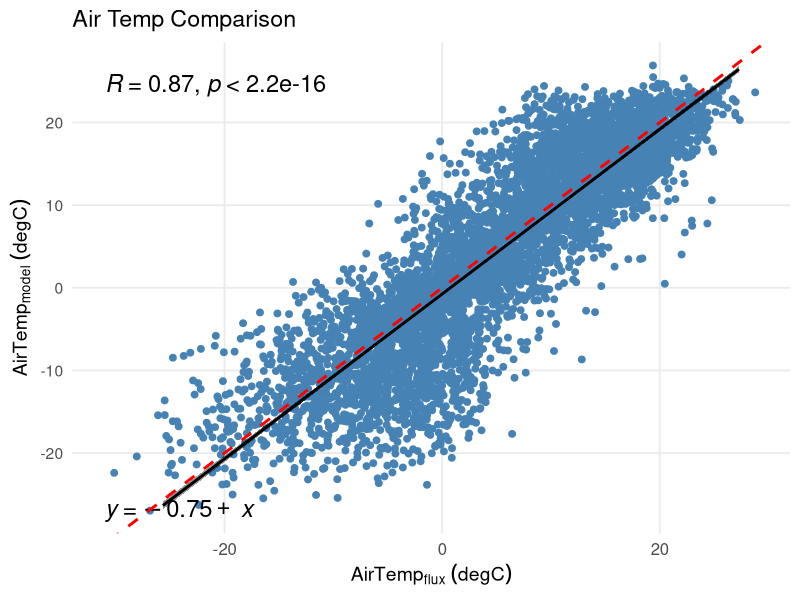
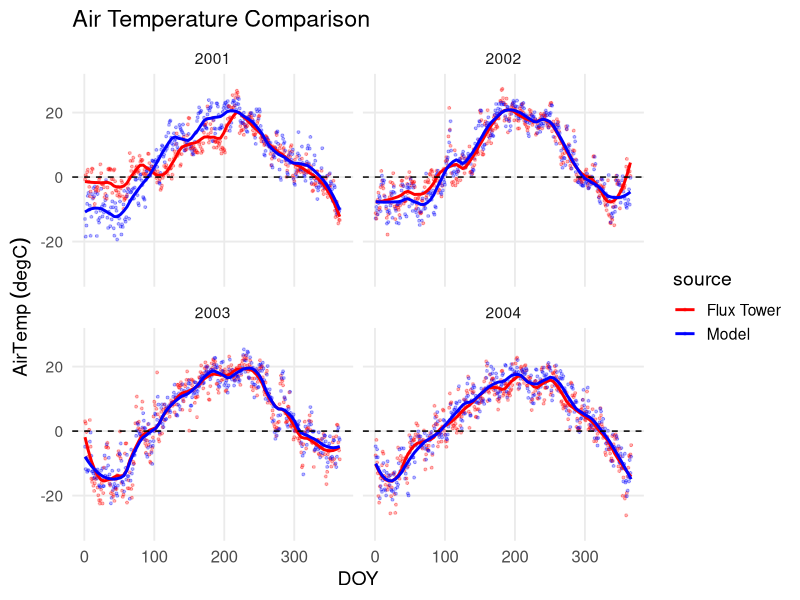
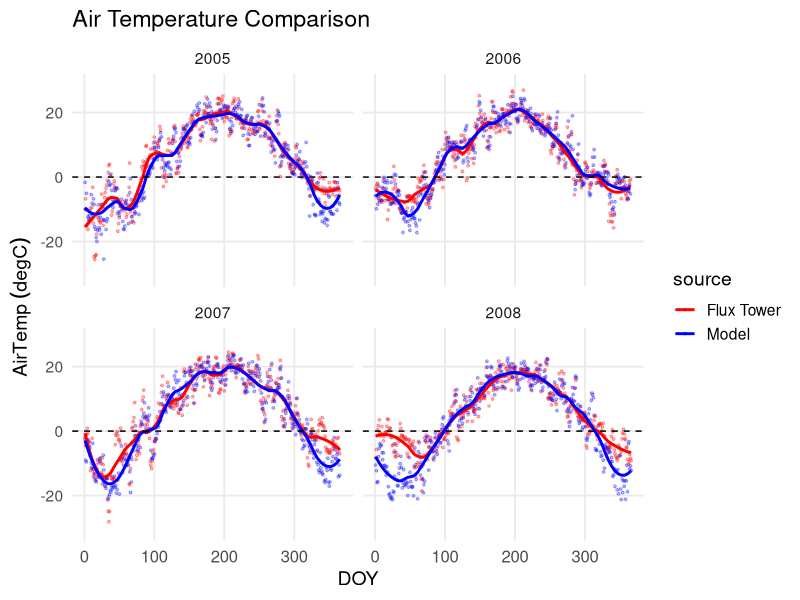
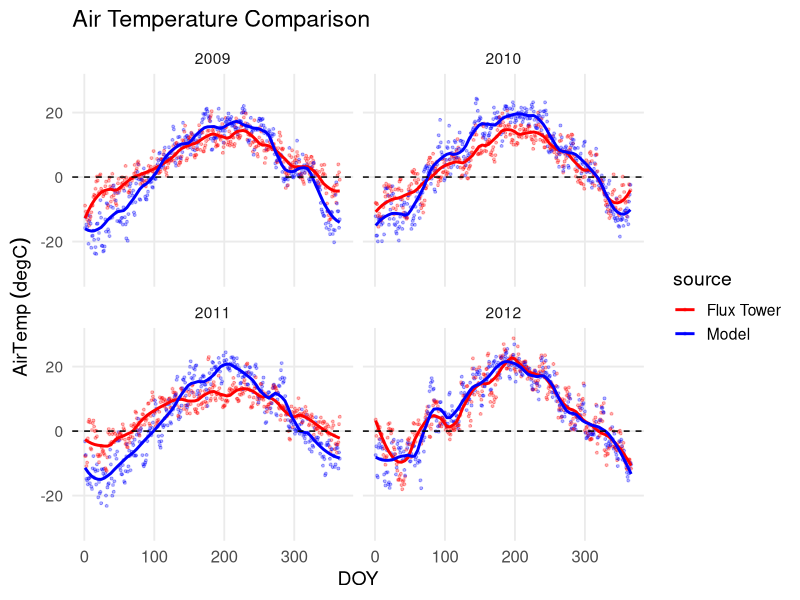
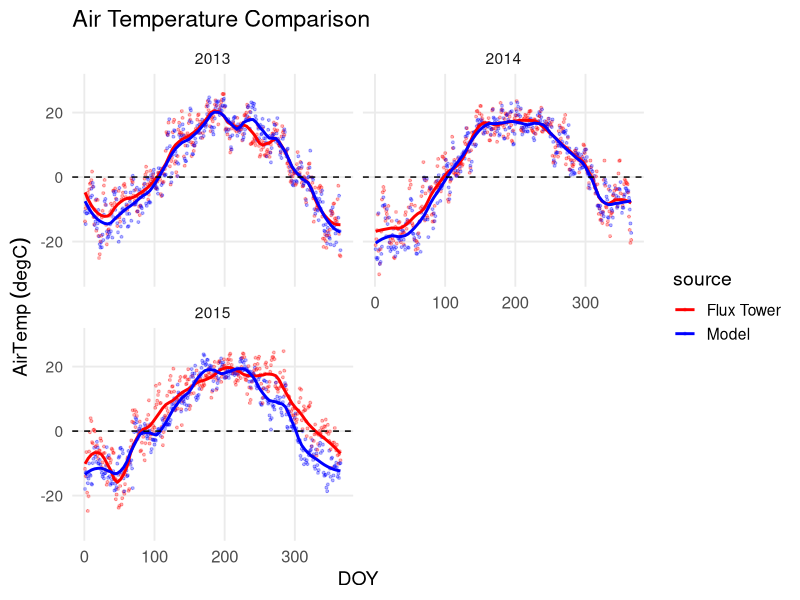
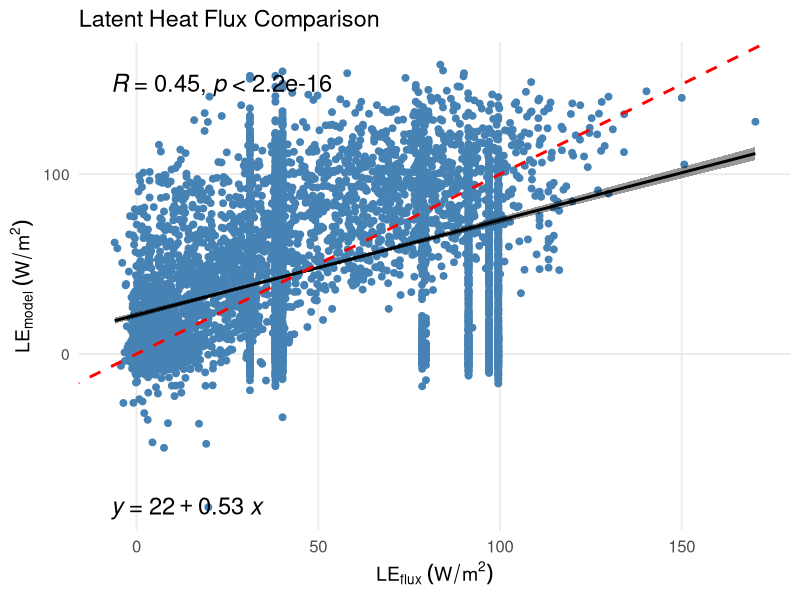
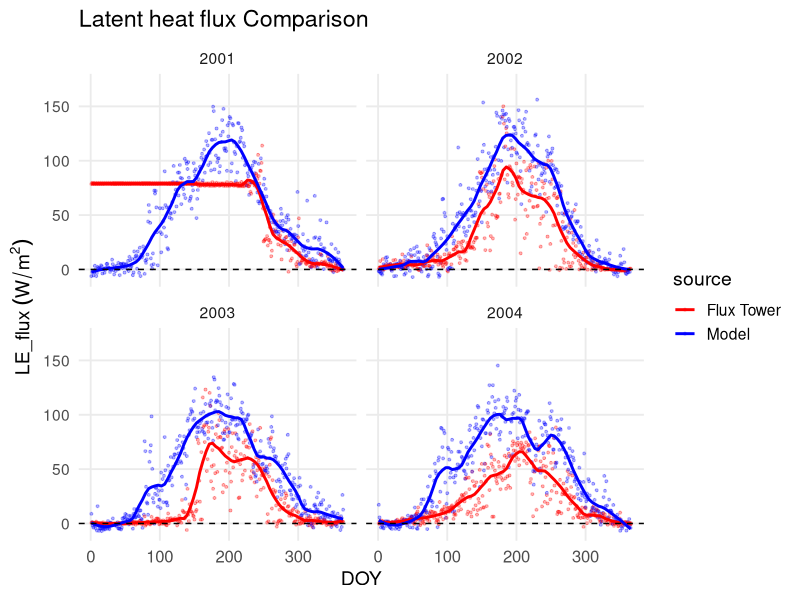
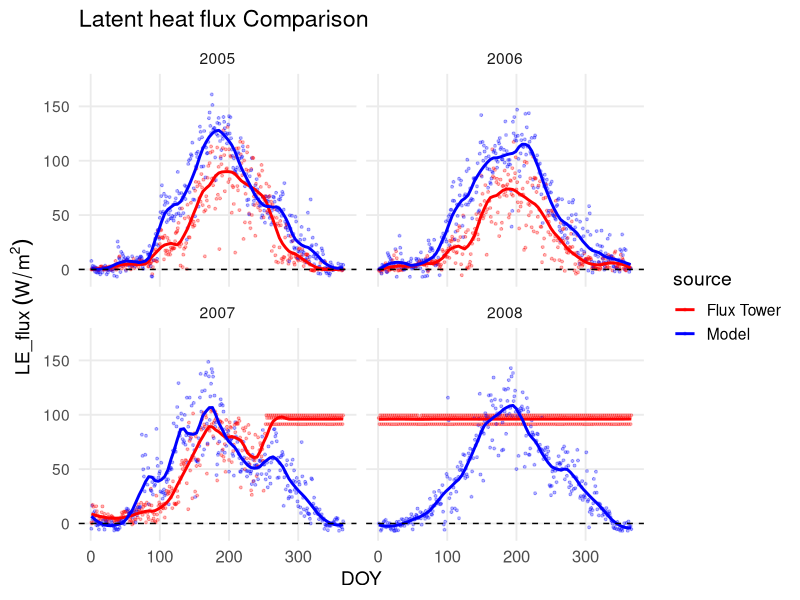

R code for these plots, in order:
## ---- chunk 1
knitr::opts_chunk$set(echo = TRUE)
library(dplyr)
library(lubridate)
library(data.table)
library(ggplot2)
library(ggpubr)
library(tidyverse)
library (rlang)
library(ncdf4) # to read nc data
library(RColorBrewer)

my_theme <- theme_minimal(base_size = 14) +
  theme(
    axis.text.x = element_text(size = 12),
    # panel.grid.major = element_blank(),
    panel.grid.minor = element_blank(),
    panel.background = element_rect(fill = "white", color = "white"),
    plot.background = element_rect(fill = "white", color = "white")
  )
## ---- chunk 2
# change to the ID of your study site here (US_Syv, US_Ha1, US_ARM, or Br_Sa1)
site_name <- "US_Syv" 
 
 
# read combined flux data and model output based on your site ID
df.combined <- read.csv ("tutorial3_US_Syv.csv")
## ---- chunk 3
# ===== USER INPUT SECTION ====================================================
flux_var <- "TA_F"     # Flux variable name
model_var <- "TSA"     # Model variable name
convert_model_units <- function(x) x - 273.15  # Set equation if needed

selected_years <- list(2001:2015) #change years to plot; it can handle several batches (ex: list(2001:2005, 2010:20015))

compare_name <- "Air Temperature"   # variable being compared
flux_label <- expression(AirTemp[flux]~(degC)) #change label name and units as needed
model_label <- expression(AirTemp[model]~(degC)) #change label name and units as needed
plot_title <- "Air Temp Comparison" #change plot title as needed
time_series_label <- expression(AirTemp~(degC)) # change label name and units as needed


# =============================================================================

## ---- chunk 4
year_range <- unlist(selected_years)

# ==== Derived comparison columns ====
flux_col <- paste0(compare_name, "_flux")
model_col <- paste0(compare_name, "_model")

df.combined_new <- df.combined %>%
  mutate(
    !!flux_col := .data[[flux_var]],
    !!model_col := convert_model_units(.data[[model_var]])
  ) %>%
  filter(year.x %in% year_range)

# ==== Dynamic axis limits for scatter plot ====
x_vals <- df.combined_new[[flux_var]]
y_vals <- convert_model_units(df.combined_new[[model_var]])
x_limits <- c(floor(min(x_vals, na.rm = TRUE)), ceiling(max(x_vals, na.rm = TRUE)))
y_limits <- c(floor(min(y_vals, na.rm = TRUE)), ceiling(max(y_vals, na.rm = TRUE)))

# ==== X-Y SCATTER PLOT ====
ggscatter(
  data = df.combined_new,
  x = flux_col,
  y = model_col,
  color = "steelblue",
  add = "reg.line",
  add.params = list(color = "black", size = 1),
  conf.int = TRUE,
  cor.coef = TRUE,
  cor.coeff.args = list(size = 6),
  label.x = x_limits[1],
  label.y = y_limits[2],
  title = plot_title,
  ggtheme = theme_pubr()
) +
  stat_regline_equation(
    aes(label = ..eq.label..),
    label.x = x_limits[1] ,  
    label.y = y_limits[1], 
    size = 6
  ) +
  geom_abline(slope = 1, intercept = 0, color = "red", linetype = "dashed", size = 1) +
  xlim(x_limits) + ylim(y_limits) +
  xlab(flux_label) + ylab(model_label) +
  my_theme



# ==== TIME SERIES PLOT ====
# Pivot to long format
df_long <- df.combined_new %>%
  pivot_longer(
    cols = all_of(c(flux_col, model_col)),
    names_to = "source",
    values_to = compare_name
  ) %>%
  filter(year.x %in% year_range)

# ==== Dynamic axis limits for scatter plot ====
y_vals <- df.combined_new[[flux_var]]
y_limits <- c(floor(min(y_vals, na.rm = TRUE)), ceiling(max(y_vals, na.rm = TRUE)))


all_years <- sort(unique(df_long$year.x))
for (i in seq(1, length(all_years), by = 4)) {
  years_to_plot <- all_years[i:min(i+3, length(all_years))]
  df_subset <- df_long %>% filter(year.x %in% years_to_plot)

  p <- ggplot(df_subset, aes(x = doy.x, y = .data[[compare_name]], color = source)) +
    geom_point(alpha = 0.3, size = 0.7) +
    geom_smooth(se = FALSE, method = "loess", span = 0.2) +
    geom_hline(yintercept = 0, linetype = "dashed") +
    facet_wrap(~ year.x, ncol = 2) +
    xlab("DOY") +
    ylab(time_series_label) +
    scale_color_manual(
      values = setNames(c("red", "blue"), c(flux_col, model_col)),
      labels = c("Flux Tower", "Model")
    ) +
   ylim(y_limits) +
    labs(title = paste0(compare_name, " Comparison")) +
    my_theme

  print(p)  # or ggsave() to save each plot
}

## ---- chunk 5
# ===== USER INPUT SECTION ====================================================
flux_var <- "LE_F_MDS"     # Flux variable name
model_var <- "EFLX_LH_TOT"     # Model variable name
convert_model_units <- function(x) x  # Set equation if needed

selected_years <- list(2001:2015) #change years to plot; it can handle several batches (ex: list(2001:2005, 2010:20015))

compare_name <- "Latent heat flux"   # variable being compared
flux_label <- expression(LE[flux]~(W/m^2)) #change label name and units as needed
model_label <- expression(LE[model]~(W/m^2)) #change label name and units as needed
plot_title <- "Latent Heat Flux Comparison" #change plot title as needed
time_series_label <- expression(LE_flux~(W/m^2)) # change label name and units as needed


# =============================================================================

## ---- chunk 6
year_range <- unlist(selected_years)

# ==== Derived comparison columns ====
flux_col <- paste0(compare_name, "_flux")
model_col <- paste0(compare_name, "_model")

df.combined_new <- df.combined %>%
  mutate(
    !!flux_col := .data[[flux_var]],
    !!model_col := convert_model_units(.data[[model_var]])
  ) %>%
  filter(year.x %in% year_range)

# ==== Dynamic axis limits for scatter plot ====
x_vals <- df.combined_new[[flux_var]]
y_vals <- convert_model_units(df.combined_new[[model_var]])
x_limits <- c(floor(min(x_vals, na.rm = TRUE)), ceiling(max(x_vals, na.rm = TRUE)))
y_limits <- c(floor(min(y_vals, na.rm = TRUE)), ceiling(max(y_vals, na.rm = TRUE)))

# ==== X-Y SCATTER PLOT ====
ggscatter(
  data = df.combined_new,
  x = flux_col,
  y = model_col,
  color = "steelblue",
  add = "reg.line",
  add.params = list(color = "black", size = 1),
  conf.int = TRUE,
  cor.coef = TRUE,
  cor.coeff.args = list(size = 6),
  label.x = x_limits[1],
  label.y = y_limits[2],
  title = plot_title,
  ggtheme = theme_pubr()
) +
  stat_regline_equation(
    aes(label = ..eq.label..),
    label.x = x_limits[1] ,  
    label.y = y_limits[1], 
    size = 6
  ) +
  geom_abline(slope = 1, intercept = 0, color = "red", linetype = "dashed", size = 1) +
  xlim(x_limits) + ylim(y_limits) +
  xlab(flux_label) + ylab(model_label) +
  my_theme



# ==== TIME SERIES PLOT ====
# Pivot to long format
df_long <- df.combined_new %>%
  pivot_longer(
    cols = all_of(c(flux_col, model_col)),
    names_to = "source",
    values_to = compare_name
  ) %>%
  filter(year.x %in% year_range)

# ==== Dynamic axis limits for scatter plot ====
y_vals <- df.combined_new[[flux_var]]
y_limits <- c(floor(min(y_vals, na.rm = TRUE)), ceiling(max(y_vals, na.rm = TRUE)))


all_years <- sort(unique(df_long$year.x))
for (i in seq(1, length(all_years), by = 4)) {
  years_to_plot <- all_years[i:min(i+3, length(all_years))]
  df_subset <- df_long %>% filter(year.x %in% years_to_plot)

  p <- ggplot(df_subset, aes(x = doy.x, y = .data[[compare_name]], color = source)) +
    geom_point(alpha = 0.3, size = 0.7) +
    geom_smooth(se = FALSE, method = "loess", span = 0.2) +
    geom_hline(yintercept = 0, linetype = "dashed") +
    facet_wrap(~ year.x, ncol = 2) +
    xlab("DOY") +
    ylab(time_series_label) +
    scale_color_manual(
      values = setNames(c("red", "blue"), c(flux_col, model_col)),
      labels = c("Flux Tower", "Model")
    ) +
   ylim(y_limits) +
    labs(title = paste0(compare_name, " Comparison")) +
    my_theme

  print(p)  # or ggsave() to save each plot
}

## ---- chunk 7
# ===== USER INPUT SECTION ====================================================
flux_var <- "NEE_VUT_REF"     # Flux variable name
model_var <- "NEE"     # Model variable name
convert_model_units <- function(x) x * 86400 # Set equation if needed

selected_years <- list(2001:2015) #change years to plot; it can handle several batches (ex: list(2001:2005, 2010:20015))

compare_name <- "Net Ecosystem Exchange"   # variable being compared
flux_label <- expression(NEE[flux]~(gC/m^2/day)) #change label name and units as needed
model_label <- expression(NEE[model]~(gC/m^2/day)) #change label name and units as needed
plot_title <- "NEE Comparison" #change plot title as needed
time_series_label <- expression(NEE~(gC/m^2/day)) # change label name and units as needed


# =============================================================================
## ---- chunk 8

year_range <- unlist(selected_years)

# ==== Derived comparison columns ====
flux_col <- paste0(compare_name, "_flux")
model_col <- paste0(compare_name, "_model")

df.combined_new <- df.combined %>%
  mutate(
    !!flux_col := .data[[flux_var]],
    !!model_col := convert_model_units(.data[[model_var]])
  ) %>%
  filter(year.x %in% year_range)

# ==== Dynamic axis limits for scatter plot ====
x_vals <- df.combined_new[[flux_var]]
y_vals <- convert_model_units(df.combined_new[[model_var]])
x_limits <- c(floor(min(x_vals, na.rm = TRUE)), ceiling(max(x_vals, na.rm = TRUE)))
y_limits <- c(floor(min(y_vals, na.rm = TRUE)), ceiling(max(y_vals, na.rm = TRUE)))

# ==== X-Y SCATTER PLOT ====
ggscatter(
  data = df.combined_new,
  x = flux_col,
  y = model_col,
  color = "steelblue",
  add = "reg.line",
  add.params = list(color = "black", size = 1),
  conf.int = TRUE,
  cor.coef = TRUE,
  cor.coeff.args = list(size = 6),
  label.x = x_limits[1],
  label.y = y_limits[2],
  title = plot_title,
  ggtheme = theme_pubr()
) +
  stat_regline_equation(
    aes(label = ..eq.label..),
    label.x = x_limits[1] ,  
    label.y = y_limits[1], 
    size = 6
  ) +
  geom_abline(slope = 1, intercept = 0, color = "red", linetype = "dashed", size = 1) +
  xlim(x_limits) + ylim(y_limits) +
  xlab(flux_label) + ylab(model_label) +
  my_theme



# ==== TIME SERIES PLOT ====
# Pivot to long format
df_long <- df.combined_new %>%
  pivot_longer(
    cols = all_of(c(flux_col, model_col)),
    names_to = "source",
    values_to = compare_name
  ) %>%
  filter(year.x %in% year_range)

# ==== Dynamic axis limits for scatter plot ====
y_vals <- df.combined_new[[flux_var]]
y_limits <- c(floor(min(y_vals, na.rm = TRUE)), ceiling(max(y_vals, na.rm = TRUE)))


all_years <- sort(unique(df_long$year.x))
for (i in seq(1, length(all_years), by = 4)) {
  years_to_plot <- all_years[i:min(i+3, length(all_years))]
  df_subset <- df_long %>% filter(year.x %in% years_to_plot)

  p <- ggplot(df_subset, aes(x = doy.x, y = .data[[compare_name]], color = source)) +
    geom_point(alpha = 0.3, size = 0.7) +
    geom_smooth(se = FALSE, method = "loess", span = 0.2) +
    geom_hline(yintercept = 0, linetype = "dashed") +
    facet_wrap(~ year.x, ncol = 2) +
    xlab("DOY") +
    ylab(time_series_label) +
    scale_color_manual(
      values = setNames(c("red", "blue"), c(flux_col, model_col)),
      labels = c("Flux", "Model")
    ) +
   ylim(y_limits) +
    labs(title = paste0(compare_name, " Comparison")) +
    my_theme

  print(p)  # or ggsave() to save each plot
}

## Cumulative Fluxes
df.cumulative <- df.combined_new %>%
  arrange(TIMESTAMP) %>%
  mutate(
    cum_flux = cumsum(replace_na(.data[[flux_col]], 0)),
    cum_model = cumsum(replace_na(.data[[model_col]], 0))
  )


# Create cumulative sum data
df_cumsum <- df.combined_new %>%
  select(TIMESTAMP, year.x, doy.x, all_of(c(flux_col, model_col))) %>%
  pivot_longer(
    cols = all_of(c(flux_col, model_col)),
    names_to = "source",
    values_to = "value"
  ) %>%
  group_by(year.x, source) %>%
  arrange(doy.x, .by_group = TRUE) %>%
  mutate(cumulative_value = cumsum(replace_na(value, 0))) %>%
  ungroup()

# Plot cumulative sum for all years
ggplot(df.cumulative, aes(x = TIMESTAMP)) +
  geom_line(aes(y = cum_flux, color = "Flux Tower")) +
  geom_line(aes(y = cum_model, color = "Model")) +
  labs(
    title = paste0("Cumulative ", compare_name),
    x = "Date",
    y = expression(gC/m^2),
    color = "Source"
  ) +
  scale_color_manual(values = c("Flux Tower" = "red", "Model" = "blue")) +
  my_theme


# Cumulative sum plot in chunks of 4 years
for (i in seq(1, length(all_years), by = 4)) {
  years_to_plot <- all_years[i:min(i+3, length(all_years))]
  df_subset <- df_cumsum %>% filter(year.x %in% years_to_plot)

  p_cumsum <- ggplot(df_subset, aes(x = doy.x, y = cumulative_value, color = source)) +
    geom_line(size = 1) +
    facet_wrap(~ year.x, ncol = 2) +
    xlab("DOY") +
    ylab(expression(gC/m^2)) +
    scale_color_manual(
      values = setNames(c("red", "blue"), c(flux_col, model_col)),
      labels = c("Flux Tower", "Model")
    ) +
    labs(title = paste0("Cumulative ", compare_name, " Comparison")) +
    my_theme

  print(p_cumsum)
}

## ---- chunk 9
# ===== USER INPUT SECTION ====================================================
nee_flux <- "NEE_VUT_REF"    
nee_model <- "NEE"    
nee <- "NEE"   
gpp_flux <- "GPP_NT_VUT_REF"
gpp_model <- "GPP" 
reco_flux <- "RECO_NT_VUT_REF"
reco_model <- "ER" 

selected_years <- list(2001:2015) #change years to plot; it can handle several batches (ex: list(2001:2005, 2010:20015))
# =============================================================================

## ---- chunk 10
year_range <- unlist(selected_years)


df.combined_eval <- df.combined %>%
  mutate(
    # Apply actual values from variables
    NEE_flux = .data[[nee_flux]],
    NEE_model = .data[[nee_model]] * 86400,  # Convert from µmol/m²/s to gC/m²/day
    
    GPP_flux = .data[[gpp_flux]],
    GPP_model = .data[[gpp_model]] * 86400,  # Unit conversion if needed
    
    Reco_flux = .data[[reco_flux]],
    Reco_model = .data[[reco_model]] * 86400
  ) %>%
  filter(year.x %in% year_range)


variables_compare <- c("year.x", "month.x", "date.x", "doy.x", "TIMESTAMP", "NEE_flux", "NEE_model",
                       "GPP_flux", "GPP_model", "Reco_flux", "Reco_model")
setDT(df.combined_eval)  # convert in-place
df.combined_sub = df.combined_eval[, ..variables_compare]

#replace negative tower GPP values w/NA for now
df.combined_sub$GPP_flux[df.combined_sub$GPP_flux < 0] <- NA


df.combined_sub <- df.combined_sub %>%
  pivot_longer(cols = c(NEE_flux, NEE_model, GPP_flux, GPP_model, Reco_flux, Reco_model),
             names_to = "variable",
             values_to = "value")

df.combined_sub <- df.combined_sub %>%
  mutate(data_type = case_when(variable == "NEE_flux" ~ "Tower",
                               variable == "NEE_model" ~ "Model",
                               variable == "GPP_flux" ~ "Tower",
                               variable == "GPP_model" ~ "Model",
                               variable == "Reco_flux" ~ "Tower",
                               variable == "Reco_model" ~ "Model"))

df.combined_sub <- df.combined_sub %>%
  mutate(flux_type = case_when(variable == "NEE_flux" ~ "NEE",
                               variable == "NEE_model" ~ "NEE",
                               variable == "GPP_flux" ~ "GPP",
                               variable == "GPP_model" ~ "GPP",
                               variable == "Reco_flux" ~ "Reco",
                               variable == "Reco_model" ~ "Reco"))

df.combined_sub$site_name <- site_name

## filter data

 #filtering out dates where there isn't tower data available for comparison
# Identify dates where Tower data is missing for each flux_type
missing_dates <- df.combined_sub %>%
  filter(data_type == "Tower") %>%
  filter(is.na(value)) %>%
  select(date.x, flux_type)

# Remove all rows for those dates and flux_type combos
df.combined_sub <- df.combined_sub %>%
  anti_join(missing_dates, by = c("date.x", "flux_type"))

## compute interannual and overall metrics, then plot it

# Variables to evaluate
variable_list <- c("GPP", "NEE", "Reco")
all_metrics <- list()  # to store results

years_to_evaluate <- sort(unique(df.combined_sub$year.x))

for (variable_run in variable_list) {
  for (year_val in years_to_evaluate) {
  
  # Subset model and observation data
  model <- subset(df.combined_sub, data_type == "Model" & flux_type == variable_run & year.x == year_val)
  obs <- subset(df.combined_sub, data_type == "Tower" & flux_type == variable_run & year.x == year_val)

  
  # Skip if data is missing
    if (nrow(model) == 0 || nrow(obs) == 0 || all(is.na(model$value)) || all(is.na(obs$value))) next
    
  norm_sd <- sd(model$value, na.rm = TRUE) / sd(obs$value, na.rm = TRUE)
  
  # Correlation score -- tells us if the model gets the general temporal pattern right
  S_corr <- (1 + cor(model$value, obs$value, use = "complete.obs", method = "pearson")) / 2
  
  # Bias and bias score -- tells us if the model consistently over or underestimates
  bias <- model$value - obs$value #pointwise 
  # regular rmse
  rmse <- sqrt(mean((model$value - obs$value)^2, na.rm = TRUE)) 
  
  #nondimensionalize bias as a relative error, account for cases where you might be dividing by 0 b/c obs values could be 0
  e_bias <- ifelse(
    abs(obs$value) > 0,
    abs(model$value - obs$value) / abs(obs$value),
    NA)
  
  S_bias <- exp(-1 * e_bias)
  
  S_bias[!is.finite(S_bias)] <- NA
  
  domain_S_bias <- mean(S_bias, na.rm = TRUE)
  
  # RMSE and RMSE score -- tells us how well the amplitude and variability match (this approach controls for double-counting bias by using centralized rmse)
  #This implementation assumes no spatial structure (i.e., it’s a single grid cell or averaged across an area of interest). 
  #If you're computing this per grid cell in a spatial array, you'd apply it per column or group
  #This approach removes bias before computing RMSE, so the RMSE score focuses on variance differences rather than 
  #systematic offset, and so bias doesn't get essentially 'double counted' in the overall score
  #first need to centralize (remove mean) the timeseries
 
  model_anom <- model$value - mean(model$value, na.rm=T)
  obs_anom <- obs$value - mean(obs$value, na.rm=T)
  
  #then compute centralized rmse
  n <- length(obs_anom)
  
  crmse <- sqrt(mean((model_anom - obs_anom)^2, na.rm=T))
  
  #and compute centralized RMS of reference obs (crms)
  crms <- sqrt(mean(obs_anom^2, na.rm = TRUE))
  
  # calculate relative error
  e_rmse <- crmse / crms
  S_rmse <- exp(-1 * e_rmse)
  
  # Overall score
  S <- (domain_S_bias + 2 * S_rmse + S_corr) / 4

  # Skip if all metrics are NA
  if (is.na(S)) next
  
  # Summary metrics
  metric <- c("tower mean", "tower SD","model mean", "model SD", "SD norm.", "bias", "RMSE", 
              "correlation score", "bias score", "RMSE score", "overall score")
  
  model_scores <- c(mean(obs$value, na.rm = TRUE), sd(obs$value, na.rm = TRUE),
                      mean(model$value, na.rm = TRUE), sd(model$value, na.rm = TRUE),
                      norm_sd, mean(bias, na.rm = TRUE), rmse,
                      S_corr, domain_S_bias, S_rmse, S)
  
  
  score_df <- data.frame(site = site_name, year = year_val, variable = variable_run, metric = metric, value = model_scores)
  
  all_metrics[[paste0(variable_run, "_", year_val)]] <- score_df
  }
}
# Combine results from loop and create interannual metric table
metric_df <- do.call(rbind, all_metrics)
row.names(metric_df) <- NULL

print(metric_df) #check out the results!

# Calculate overall metric from yearly results
metric_summary <- metric_df %>%
  group_by(site, variable, metric) %>%
  summarise(
    value = mean(value, na.rm = TRUE),
    .groups = "drop"
  )

# plot interannual metrics
metric_df_sub <- subset(metric_df, metric %in% c("bias score", "correlation score", 
                                                 "RMSE score", "overall score"))

metric_df_sub$metric <- factor(metric_df_sub$metric, 
                               levels = c("bias score", "correlation score", 
                                          "RMSE score", "overall score"))

ggplot(metric_df_sub, aes(x = metric, y = factor(year), fill = value)) +
  geom_tile(color = "white") +
  geom_text(aes(label = sprintf("%.2f", value)), size = 3) +
  scale_fill_gradientn(colors = brewer.pal(n = 10, name = "Spectral"), limits = c(0, 1)) +
  facet_wrap(~ variable, scales = "free", ncol = 3) +
  my_theme +
  labs(title = "Flux vs Model Evaluation per Year",
       x = NULL, y = "Year") +
  theme(axis.text.x = element_text(angle = 45, hjust = 1))



#plot overall metric
scores <- c("bias score", "correlation score", "RMSE score", "overall score")

metric_summary_sub <- subset(metric_summary, metric %in% scores)

# Order metrics nicely
metric_summary_sub$metric <- factor(
  metric_summary_sub$metric,
  levels = c("bias score", "correlation score", "RMSE score", "overall score")
)

# Tile plot of mean scores across years
ggplot(metric_summary_sub, aes(x = metric, y = site, fill = value)) +
  geom_tile(color = "white") +
  geom_text(aes(label = sprintf("%.2f", value)), size = 5, angle = 90) +
  scale_fill_gradientn(colors = brewer.pal(n = 10, name = "Spectral"), limit = c(0, 1), name = "Score") +
  facet_wrap(~ variable, scales = "free", ncol = 3) +
  my_theme +
  labs(title = "Flux vs Model Evaluation Across All Years",
       x = NULL, y = NULL) +
  theme(axis.text.x = element_text(angle = 45, hjust = 1))



#plot_save <- "model_scoring_GPP_NEE.png"
#ggsave(filename = plot_save, dpi = 500)

## ---- chunk 11
# Variables to evaluate
variable_list <- c("GPP", "NEE", "Reco")
all_monthly_metrics <- list()  # to store results

months_to_evaluate <- sort(unique(df.combined_sub$month.x))

for (variable_run in variable_list) {
  for (month_val in months_to_evaluate) {
    
    # Subset model and observation data for each month across all years
    model <- subset(df.combined_sub, data_type == "Model" & flux_type == variable_run & month.x == month_val)
    obs   <- subset(df.combined_sub, data_type == "Tower" & flux_type == variable_run & month.x == month_val)

    # Skip if data is missing
    if (nrow(model) == 0 || nrow(obs) == 0 || all(is.na(model$value)) || all(is.na(obs$value))) next

    norm_sd <- sd(model$value, na.rm = TRUE) / sd(obs$value, na.rm = TRUE)
    S_corr  <- (1 + cor(model$value, obs$value, use = "complete.obs", method = "pearson")) / 2
    bias    <- model$value - obs$value
    rmse    <- sqrt(mean((model$value - obs$value)^2, na.rm = TRUE))
    
    e_bias  <- ifelse(abs(obs$value) > 0, abs(model$value - obs$value) / abs(obs$value), NA)
    S_bias  <- exp(-1 * e_bias)
    S_bias[!is.finite(S_bias)] <- NA
    domain_S_bias <- mean(S_bias, na.rm = TRUE)
    
    model_anom <- model$value - mean(model$value, na.rm = TRUE)
    obs_anom   <- obs$value   - mean(obs$value, na.rm = TRUE)
    crmse      <- sqrt(mean((model_anom - obs_anom)^2, na.rm = TRUE))
    crms       <- sqrt(mean(obs_anom^2, na.rm = TRUE))
    e_rmse     <- crmse / crms
    S_rmse     <- exp(-1 * e_rmse)
    
    S <- (domain_S_bias + 2 * S_rmse + S_corr) / 4

    metric <- c("tower mean", "tower SD", "model mean", "model SD", "SD norm.", "bias", "RMSE",
                "correlation score", "bias score", "RMSE score", "overall score")
    
    model_scores <- c(
      mean(obs$value, na.rm = TRUE), sd(obs$value, na.rm = TRUE),
      mean(model$value, na.rm = TRUE), sd(model$value, na.rm = TRUE),
      norm_sd, mean(bias, na.rm = TRUE), rmse,
      S_corr, domain_S_bias, S_rmse, S
    )

    score_df <- data.frame(site = site_name, month = month_val, variable = variable_run,
                           metric = metric, value = model_scores)

    all_monthly_metrics[[paste0(variable_run, "_", month_val)]] <- score_df
  }
}

# Combine into final table
monthly_metric_df <- do.call(rbind, all_monthly_metrics)
row.names(monthly_metric_df) <- NULL

# Subset to plot only key scoring metrics
scores <- c("bias score", "correlation score", "RMSE score", "overall score")

monthly_metric_plot_df <- subset(monthly_metric_df, metric %in% scores)

# Order metrics
monthly_metric_plot_df$metric <- factor(
  monthly_metric_plot_df$metric,
  levels = c("bias score", "correlation score", "RMSE score", "overall score")
)

# Add month name labels if needed
monthly_metric_plot_df$month <- factor(monthly_metric_plot_df$month, 
                                       levels = 1:12, 
                                       labels = month.abb)

# Plot
ggplot(monthly_metric_plot_df, aes(x = metric, y = month, fill = value)) +
  geom_tile(color = "white") +
  geom_text(aes(label = sprintf("%.2f", value)), size = 4) +
  scale_fill_gradientn(colors = brewer.pal(10, "Spectral"), limit = c(0, 1), name = "Score") +
  facet_wrap(~ variable, ncol = 3) +
  my_theme +
  labs(title = "Model Performance by Month Across Years", x = NULL, y = NULL) +
  theme(axis.text.x = element_text(angle = 45, hjust = 1))


## ---- chunk 12
# # read flux data
# {
#   # please modify to your own local working directory
#   project_dir = ("G:/My Drive/FLUX-LSM workshop/US-Syv/")
#   setwd(paste0(project_dir, "AMF_US-Syv_FLUXNET_SUBSET_2001-2023_4-6"))
#   # read in daily flux data
#   df.flux = fread("AMF_US-Syv_FLUXNET_SUBSET_DD_2001-2023_4-6.csv")
#   # covert -9999 to NA
#   df.flux <- df.flux %>%
#     mutate(across(everything(), ~na_if(. , -9999)))
#   df.flux <- df.flux %>% # add more time variables
#     mutate(
#       TIMESTAMP = ymd(TIMESTAMP),
#       year = year(TIMESTAMP),
#       month = month(TIMESTAMP),
#       date = as.Date(TIMESTAMP),
#       doy = yday(TIMESTAMP)
#     )
# }
# 
# # read model output
# {
#   setwd(project_dir)
#   # Open the NetCDF file
#   nc <- nc_open("ELM_output_US_Syv.nc")
#   
#   # Extract time (mcdate)
#   mcdate <- ncvar_get(nc, "mcdate")
#   data_list <- lapply(vars_to_extract, function(var) ncvar_get(nc, var))
#   
#   # Combine into data frame
#   df.model <- data.frame(mcdate = mcdate)
#   for (i in seq_along(vars_to_extract)) {
#     df.model[[vars_to_extract[i]]] <- data_list[[i]]
#   }
#   
#   # Close NetCDF file
#   nc_close(nc)
#   
#   # modify time variables
#   df.model <- df.model %>%
#     mutate(
#       mcdate = ymd(mcdate),
#       year = year(mcdate),
#       month = month(mcdate),
#       date = as.Date(mcdate),
#       doy = yday(mcdate)
#     )
#   
#   }
# 
# # combine flux data and model output
# df.model = df.model[df.model$year >=2001, ] # please change to the start year of flux measurement for you study site
# df.combined = left_join(df.model, df.flux)
# 
# names(df.combined)
